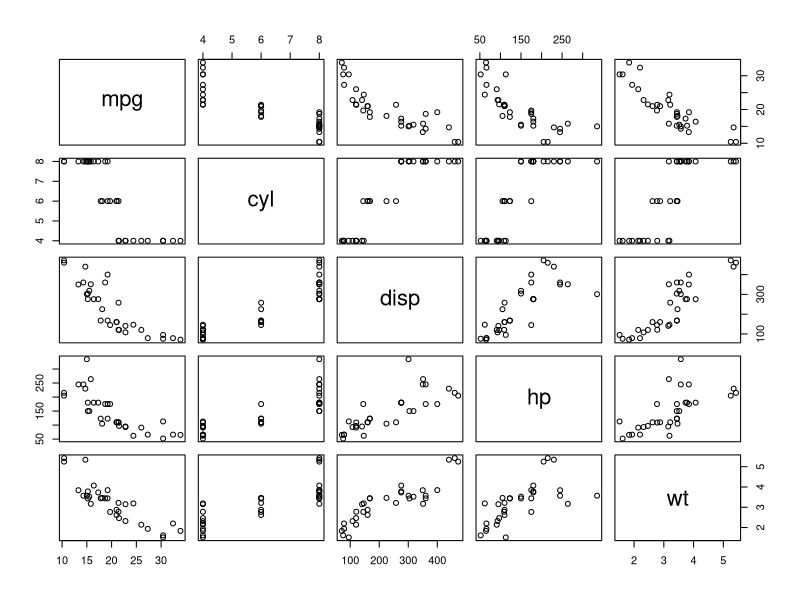
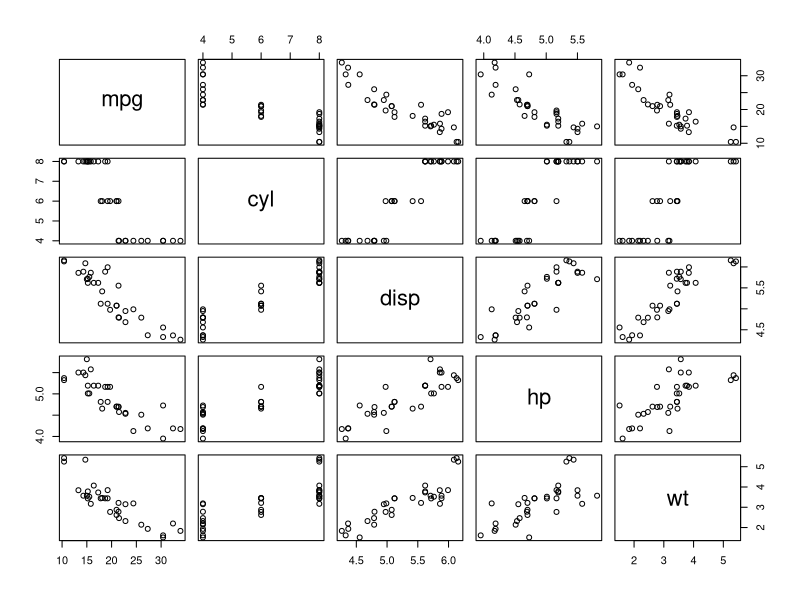
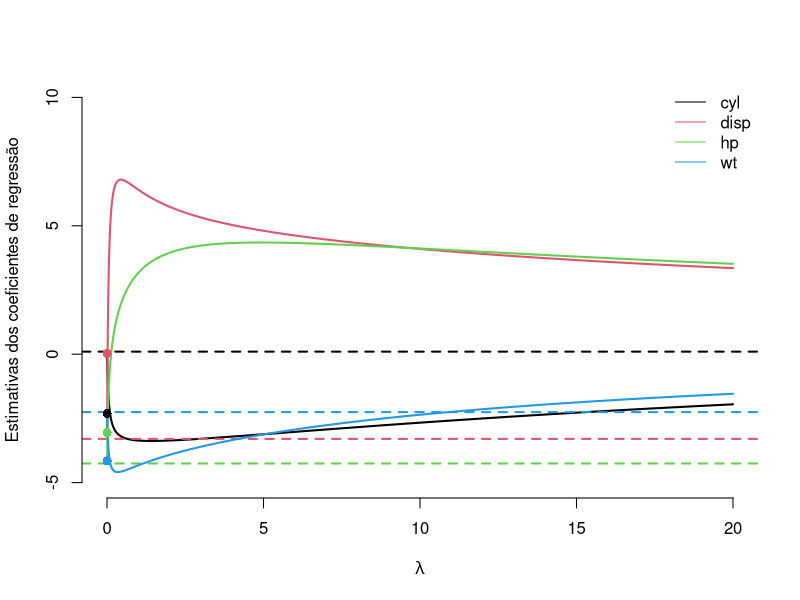
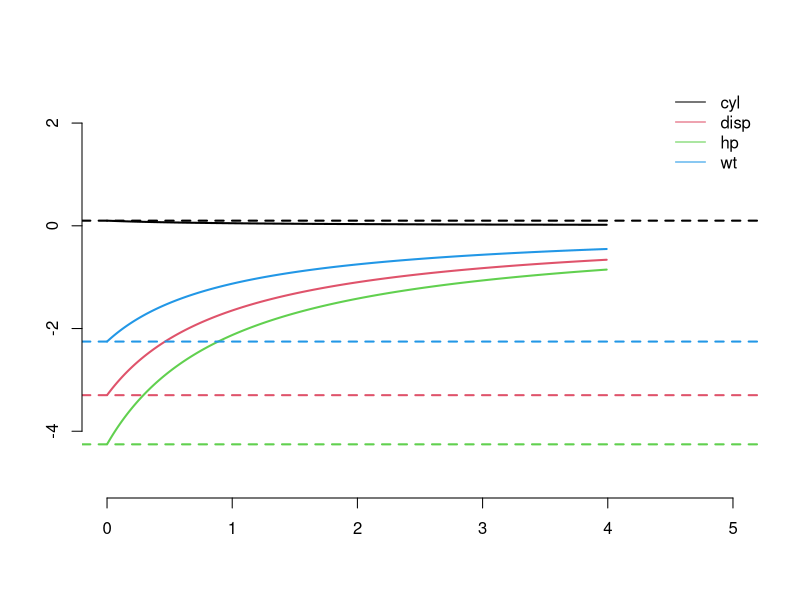
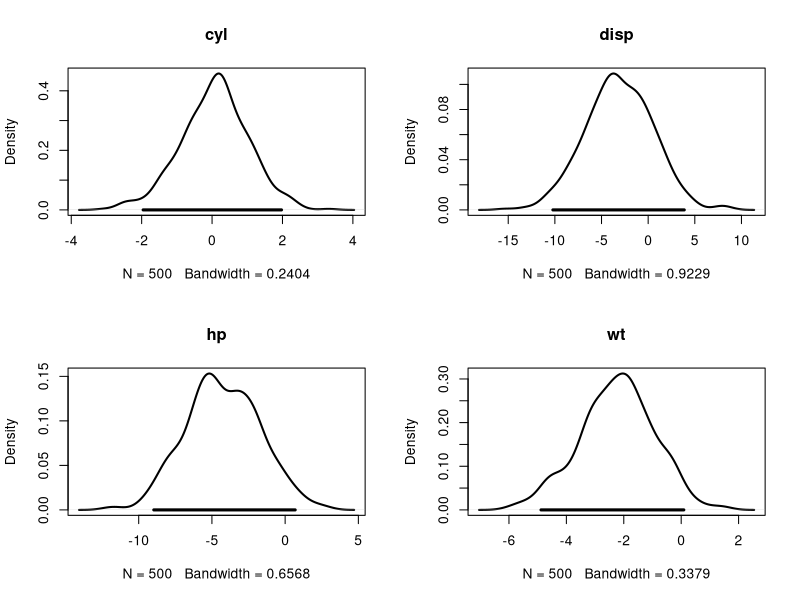
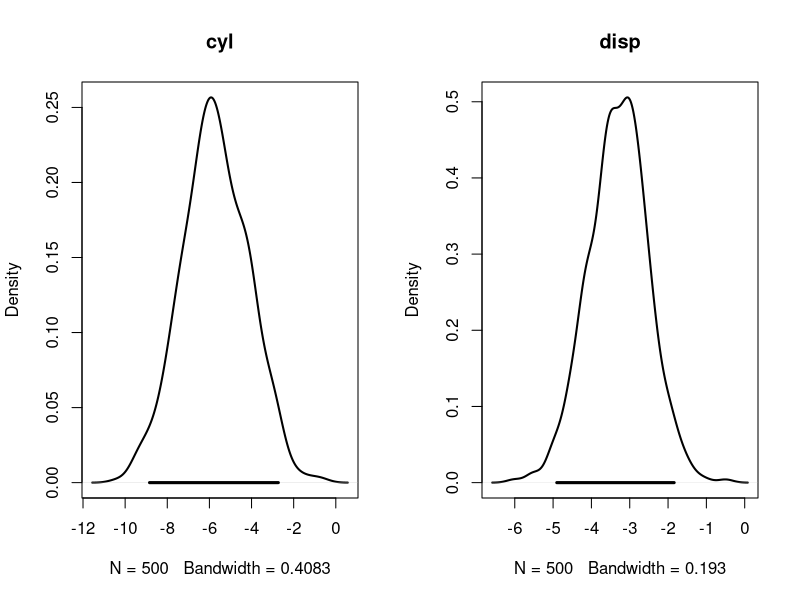
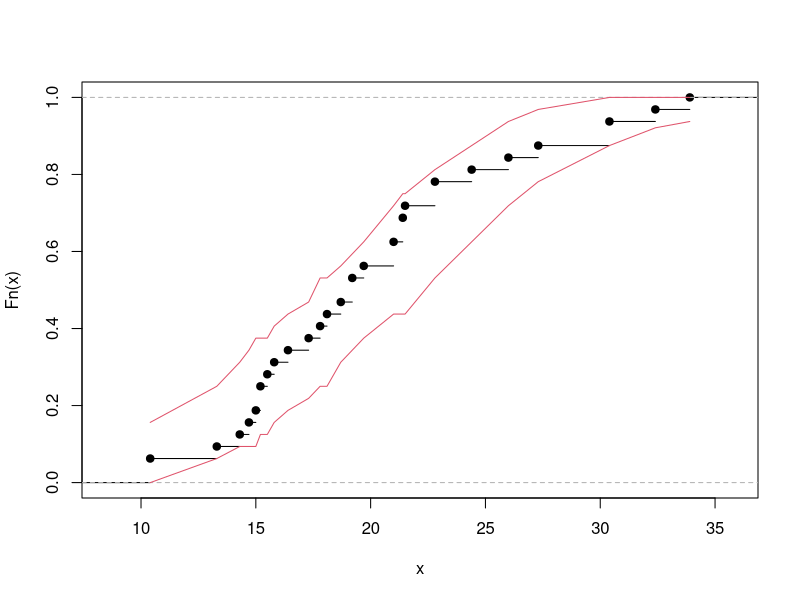

These charts were generated, in order, by the following R code:
## ---- chunk 1
banco  <- mtcars[,c("mpg","cyl", "disp","hp","wt")]
pairs(banco)
## ---- chunk 2
banco2  <- banco
banco2$disp <- log ( banco$disp )
banco2$hp   <- log ( banco$hp )
pairs(banco2)
## ---- chunk 3
X <- as.matrix(cbind(1,banco2[,-1]))
y =  banco2[,1]

beta_til <- function(lambda) solve( diag(lambda,5) + t(X)%*%X )%*%t(X)%*%y
beta_emv <- beta_til(0)

m = 20
lambda = seq(.001,m,.001)
resp = NULL
for(l in lambda){
  resp <- rbind(resp, beta_til(l)[,1])
}

plot.new()
plot.window(ylim=c(-5,10), xlim=c(0,m))
lines(lambda, resp[,2],col=1,lwd=2)
abline(h=beta_emv[2,1],col=1, lty = 2,lwd=2)
lines(lambda, resp[,3],col=2,lwd=2)
abline(h=beta_emv[3,1],col=2, lty = 2,lwd=2)
lines(lambda, resp[,4],col=3,lwd=2)
abline(h=beta_emv[4,1],col=3, lty = 2,lwd=2)
lines(lambda, resp[,5],col=4,lwd=2)
abline(h=beta_emv[5,1],col=4, lty = 2,lwd=2)
points(cbind(lambda[1],resp[1,]), pch = 16, col=1:4, cex= 1.2)
axis(1)
axis(2)
legend('topright',names(banco2)[-1],col=1:4,bty='n',lty=1)
title(xlab=expression(lambda), ylab='Estimativas dos coeficientes de regressão')
## ---- chunk 4
X <- as.matrix(cbind(1,banco2[,-1]))
y =  banco2[,1]

Sa = solve(t(X)%*%X)
beta_til <- function(lambda) (Sa%*%t(X)%*%y)/(1+lambda)

m=5
lambda = seq(.001,4,.01)
resp = NULL
for(l in lambda){
  resp <- rbind(resp, beta_til(l)[,1])
}

plot.new()
plot.window(ylim=c(-5,2.5), xlim=c(0,m))
lines(lambda, resp[,2],col=1, lwd = 2)
abline(h = beta_emv[2,1], col = 1, lwd = 2,lty=2)
lines(lambda, resp[,3],col=2, lwd = 2)
abline(h = beta_emv[3,1], col = 2, lwd = 2,lty=2)
lines(lambda, resp[,4],col=3, lwd= 2)
abline(h = beta_emv[4,1], col = 3, lwd =2,lty=2)
lines(lambda, resp[,5],col=4, lwd= 2)
abline(h = beta_emv[5,1], col = 4, lwd = 2,lty=2)
axis(1)
axis(2)
legend('topright',names(banco2)[-1],col=1:4,bty='n',lty=1, bg = 'white')

## ---- chunk 5
require(mvtnorm)
# simulando phi
X= as.matrix(cbind(1,banco2[,-1]))
y = banco2[,1]
SX = solve(t(X)%*%X)
lambda = .01
beta_emv <- SX%*%t(X)%*%y
SQR = t((y-X%*%beta_emv))%*%(y-X%*%beta_emv)
s1 = SQR+(t(beta_emv)%*%t(X)%*%X%*%beta_emv)*lambda/(1+lambda)
n = length(y)
phi = rgamma(500,n/2, .5*drop(s1))

mu = beta_emv/(1+lambda)
beta = array(NA_real_, c(500,5))
for(i in 1:500)beta[i,] = rmvnorm(1, mu,SX/(phi[i]*1.01) )

oo = par(mfrow=c(2,2))
plot(density(beta[,2]), main =names(banco2)[2],lwd=2)
qq = quantile(beta[,2], c(.025,.975))
segments(qq[1],0,qq[2],0, lwd = 3)
plot(density(beta[,3]), main =names(banco2)[3],lwd=2)
qq = quantile(beta[,3], c(.025,.975))
segments(qq[1],0,qq[2],0, lwd = 3)
plot(density(beta[,4]), main =names(banco2)[4],lwd=2)
qq = quantile(beta[,4], c(.025,.975))
segments(qq[1],0,qq[2],0, lwd = 3)
plot(density(beta[,5]), main =names(banco2)[5],lwd=2)
qq = quantile(beta[,5], c(.025,.975))
segments(qq[1],0,qq[2],0, lwd = 3)
par(oo)

## ---- chunk 6
# criando a função log-verossimilhança
loglik <- function(theta,y,X){
  m = length(theta)
  beta= matrix(theta[1:(m-1)], ncol = 1)
  phi = theta[m]
  mu = X%*%beta
  sum( dnorm(y,mu,1/sqrt(phi) , log = T))
}
## ---- chunk 7
require(mvtnorm)
# matriz de regressoras (com o intercepto)
X = as.matrix(cbind(1,banco2[,-1]))
y = banco2[,1]
lambda = .01
n = length(y)
B = 5000
# simulando phi
Sa = solve(t(X)%*%X)
beta_emv <- Sa%*%t(X)%*%y
SQR = t((y-X%*%beta_emv))%*%(y-X%*%beta_emv)
s1 = SQR + (t(beta_emv) %*% t(X) %*%X%*% beta_emv )*lambda/(1+lambda)
phi = rgamma(B,n/2, .5*drop(s1))

# simulando mu
mu = beta_emv/(1+lambda)
beta = array(NA_real_, c(B,ncol(X)))
for(i in 1:B)beta[i,] = rmvnorm(1, mu,Sa/(phi[i]*(1+lambda)) )

# encontrando as estimativas a posteriori
beta_hat = colMeans(beta)
phi_hat  = mean(phi)

# encontrando vi e estimando k
vi = apply( cbind(beta,phi), 1, function(theta) -2*loglik(theta,y,X))
k  = var(vi)/2
k
# calculando o DIC
-2*loglik(c(beta_hat,phi_hat), y, X) +2*k
## ---- chunk 8
tabela_dic <- data.frame(
  Regressoras = c("disp, cyl, hp, wt", "disp, hp, wt", "cyl, hp, wt", "cyl, hp, wt", 
                  "cyl, disp, hp", "hp, wt", "dips, wt", "disp, hp","wt"),
  DIC = c(171,170,171,172,172,169,171,171,175)
)

# Visualizando a tabela no console (opcional)
print(tabela_dic)
## ---- chunk 9
require(mvtnorm)
# simulando phi
X= as.matrix(cbind(1,banco2[,-1][,3:4]))
y = banco2[,1]
SX = solve(t(X)%*%X)
lambda = .01
beta_emv <- SX%*%t(X)%*%y
SQR = t((y-X%*%beta_emv))%*%(y-X%*%beta_emv)
s1 = SQR+(t(beta_emv)%*%t(X)%*%X%*%beta_emv)*lambda/(1+lambda)
n = length(y)
phi = rgamma(500,n/2, .5*drop(s1))

mu = beta_emv/(1+lambda)
beta = array(NA_real_, c(500,ncol(X)))
for(i in 1:500)beta[i,] = rmvnorm(1, mu,SX/(phi[i]*1.01) )

oo = par(mfrow=c(1,2))
plot(density(beta[,2]), main =names(banco2)[2],lwd=2)
qq = quantile(beta[,2], c(.025,.975))
segments(qq[1],0,qq[2],0, lwd = 3)
plot(density(beta[,3]), main =names(banco2)[3],lwd=2)
qq = quantile(beta[,3], c(.025,.975))
segments(qq[1],0,qq[2],0, lwd = 3)
par(oo)

## ---- chunk 10
n <- length(y)
y_pred <- array(NA_real_, c(500, n))
for(i in 1:500){
  y_pred[i,] <- rnorm(n, X%*%beta[i,], 1/sqrt(phi[i]))
}

Fd_sim = apply(y_pred,1, function(x){
  Fd = ecdf(x)
  Fd(sort(y))
})

qq = apply(Fd_sim,1, function(x) quantile(x,c(.025,.977)))

plot(ecdf(y), main = '')
lines(sort(y),qq[1,], col =2)
lines(sort(y),qq[2,], col =2)
